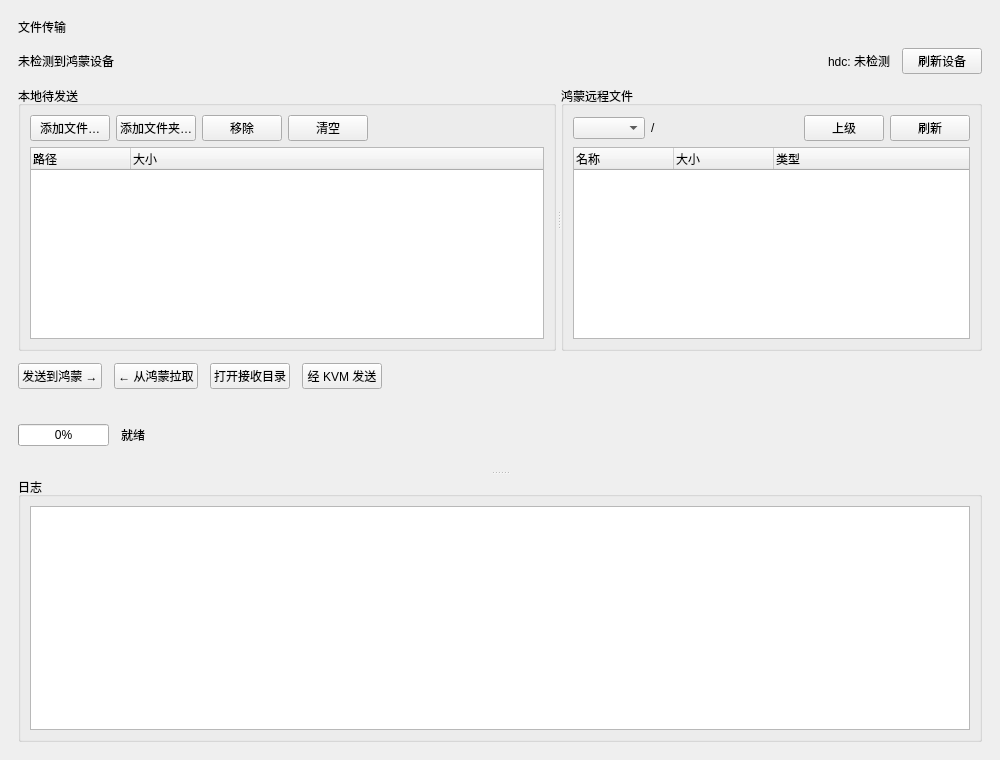
<?xml version="1.0" encoding="UTF-8"?>
<ui version="4.0">
 <class>FileTransferPage</class>
 <widget class="QWidget" name="FileTransferPage">
  <property name="geometry">
   <rect>
    <x>0</x>
    <y>0</y>
    <width>1000</width>
    <height>760</height>
   </rect>
  </property>
  <property name="windowTitle">
   <string>文件传输</string>
  </property>
  <property name="sizePolicy">
   <sizepolicy hsizetype="Expanding" vsizetype="Expanding">
    <horstretch>0</horstretch>
    <verstretch>0</verstretch>
   </sizepolicy>
  </property>
  <layout class="QVBoxLayout" name="pageLayout">
   <property name="spacing"><number>12</number></property>
   <property name="leftMargin"><number>18</number></property>
   <property name="topMargin"><number>18</number></property>
   <property name="rightMargin"><number>18</number></property>
   <property name="bottomMargin"><number>18</number></property>
   <item>
    <widget class="QLabel" name="lblTitle">
     <property name="text">
      <string>文件传输</string>
     </property>
    </widget>
   </item>
   <item>
    <layout class="QHBoxLayout" name="deviceLayout">
     <item>
      <widget class="QLabel" name="lblDevice">
       <property name="text">
        <string>未检测到鸿蒙设备</string>
       </property>
       <property name="textInteractionFlags">
        <set>Qt::TextInteractionFlag::TextSelectableByMouse</set>
       </property>
      </widget>
     </item>
     <item>
      <spacer name="deviceSpacer">
       <property name="orientation">
        <enum>Qt::Orientation::Horizontal</enum>
       </property>
       <property name="sizeHint" stdset="0">
        <size>
         <width>40</width>
         <height>20</height>
        </size>
       </property>
      </spacer>
     </item>
     <item>
      <widget class="QLabel" name="lblHdcPath">
       <property name="text">
        <string>hdc: 未检测</string>
       </property>
       <property name="textInteractionFlags">
        <set>Qt::TextInteractionFlag::TextSelectableByMouse</set>
       </property>
      </widget>
     </item>
     <item>
      <widget class="QPushButton" name="btnRefreshDevice">
       <property name="text">
        <string>刷新设备</string>
       </property>
      </widget>
     </item>
    </layout>
   </item>
   <item>
    <widget class="QSplitter" name="mainSplitter">
     <property name="orientation">
      <enum>Qt::Orientation::Vertical</enum>
     </property>
     <property name="handleWidth">
      <number>8</number>
     </property>
     <property name="childrenCollapsible">
      <bool>false</bool>
     </property>
     <widget class="QWidget" name="listPane">
      <layout class="QVBoxLayout" name="listPaneLayout">
       <property name="spacing"><number>12</number></property>
       <property name="leftMargin"><number>0</number></property>
       <property name="topMargin"><number>0</number></property>
       <property name="rightMargin"><number>0</number></property>
       <property name="bottomMargin"><number>0</number></property>
       <item>
        <widget class="QSplitter" name="splitter">
     <property name="orientation">
      <enum>Qt::Orientation::Horizontal</enum>
     </property>
     <property name="handleWidth"><number>5</number></property>
     <property name="childrenCollapsible"><bool>false</bool></property>
     <widget class="QGroupBox" name="groupLocal">
      <property name="sizePolicy">
       <sizepolicy hsizetype="Expanding" vsizetype="Expanding">
        <horstretch>1</horstretch>
        <verstretch>0</verstretch>
       </sizepolicy>
      </property>
      <property name="title">
       <string>本地待发送</string>
      </property>
      <layout class="QVBoxLayout" name="localLayout">
       <item>
        <layout class="QHBoxLayout" name="localButtonLayout">
         <item>
          <widget class="QPushButton" name="btnAddFiles">
           <property name="text">
            <string>添加文件…</string>
           </property>
          </widget>
         </item>
         <item>
          <widget class="QPushButton" name="btnAddFolder">
           <property name="text">
            <string>添加文件夹…</string>
           </property>
          </widget>
         </item>
         <item>
          <widget class="QPushButton" name="btnRemoveSelected">
           <property name="text">
            <string>移除</string>
           </property>
          </widget>
         </item>
         <item>
          <widget class="QPushButton" name="btnClearList">
           <property name="text">
            <string>清空</string>
           </property>
          </widget>
         </item>
         <item>
          <spacer name="localButtonSpacer">
           <property name="orientation">
            <enum>Qt::Orientation::Horizontal</enum>
           </property>
           <property name="sizeHint" stdset="0">
            <size>
             <width>20</width>
             <height>20</height>
            </size>
           </property>
          </spacer>
         </item>
        </layout>
       </item>
       <item>
        <widget class="QTreeWidget" name="listLocal">
         <property name="alternatingRowColors">
          <bool>true</bool>
         </property>
         <property name="selectionMode">
          <enum>QAbstractItemView::SelectionMode::ExtendedSelection</enum>
         </property>
         <property name="rootIsDecorated">
          <bool>false</bool>
         </property>
         <property name="uniformRowHeights">
          <bool>true</bool>
         </property>
         <column>
          <property name="text">
           <string>路径</string>
          </property>
         </column>
         <column>
          <property name="text">
           <string>大小</string>
          </property>
         </column>
        </widget>
       </item>
      </layout>
     </widget>
     <widget class="QGroupBox" name="groupRemote">
      <property name="sizePolicy">
       <sizepolicy hsizetype="Expanding" vsizetype="Expanding">
        <horstretch>1</horstretch>
        <verstretch>0</verstretch>
       </sizepolicy>
      </property>
      <property name="title">
       <string>鸿蒙远程文件</string>
      </property>
      <layout class="QVBoxLayout" name="remoteLayout">
       <item>
        <layout class="QHBoxLayout" name="remoteToolbarLayout">
         <item>
          <widget class="QComboBox" name="cbRemoteRoot">
           <property name="sizeAdjustPolicy">
            <enum>QComboBox::SizeAdjustPolicy::AdjustToContents</enum>
           </property>
          </widget>
         </item>
         <item>
          <widget class="QLabel" name="lblRemotePath">
           <property name="text">
            <string>/</string>
           </property>
           <property name="textInteractionFlags">
            <set>Qt::TextInteractionFlag::TextSelectableByMouse</set>
           </property>
          </widget>
         </item>
         <item>
          <spacer name="remoteToolbarSpacer">
           <property name="orientation">
            <enum>Qt::Orientation::Horizontal</enum>
           </property>
           <property name="sizeHint" stdset="0">
            <size>
             <width>20</width>
             <height>20</height>
            </size>
           </property>
          </spacer>
         </item>
         <item>
          <widget class="QPushButton" name="btnRemoteUp">
           <property name="text">
            <string>上级</string>
           </property>
          </widget>
         </item>
         <item>
          <widget class="QPushButton" name="btnRemoteRefresh">
           <property name="text">
            <string>刷新</string>
           </property>
          </widget>
         </item>
        </layout>
       </item>
       <item>
        <widget class="QTreeWidget" name="treeRemote">
         <property name="alternatingRowColors">
          <bool>true</bool>
         </property>
         <property name="selectionMode">
          <enum>QAbstractItemView::SelectionMode::ExtendedSelection</enum>
         </property>
         <property name="rootIsDecorated">
          <bool>false</bool>
         </property>
         <property name="uniformRowHeights">
          <bool>true</bool>
         </property>
         <column>
          <property name="text">
           <string>名称</string>
          </property>
         </column>
         <column>
          <property name="text">
           <string>大小</string>
          </property>
         </column>
         <column>
          <property name="text">
           <string>类型</string>
          </property>
         </column>
        </widget>
       </item>
      </layout>
     </widget>
    </widget>
   </item>
   <item>
    <layout class="QHBoxLayout" name="actionLayout">
     <item>
      <widget class="QPushButton" name="btnSend">
       <property name="text">
        <string>发送到鸿蒙 →</string>
       </property>
      </widget>
     </item>
     <item>
      <widget class="QPushButton" name="btnPull">
       <property name="text">
        <string>← 从鸿蒙拉取</string>
       </property>
      </widget>
     </item>
     <item>
      <widget class="QPushButton" name="btnOpenPullDir">
       <property name="text">
        <string>打开接收目录</string>
       </property>
      </widget>
     </item>
     <item>
      <widget class="QPushButton" name="btnSendViaKvm">
       <property name="toolTip">
        <string>通过 KVM 通道把所选文件发送到已连接客户端</string>
       </property>
       <property name="text">
        <string>经 KVM 发送</string>
       </property>
      </widget>
     </item>
     <item>
      <spacer name="actionSpacer">
       <property name="orientation">
        <enum>Qt::Orientation::Horizontal</enum>
       </property>
       <property name="sizeHint" stdset="0">
        <size>
         <width>40</width>
         <height>20</height>
        </size>
       </property>
      </spacer>
     </item>
    </layout>
   </item>
   <item>
    <layout class="QHBoxLayout" name="progressLayout">
     <item>
      <widget class="QProgressBar" name="progressBar">
       <property name="value">
        <number>0</number>
       </property>
       <property name="textVisible">
        <bool>true</bool>
       </property>
      </widget>
     </item>
     <item>
      <widget class="QLabel" name="lblProgress">
       <property name="sizePolicy">
        <sizepolicy hsizetype="Preferred" vsizetype="Preferred">
         <horstretch>1</horstretch>
         <verstretch>0</verstretch>
        </sizepolicy>
       </property>
       <property name="text">
        <string>就绪</string>
       </property>
       <property name="textInteractionFlags">
        <set>Qt::TextInteractionFlag::TextSelectableByMouse</set>
       </property>
      </widget>
     </item>
    </layout>
   </item>
      </layout>
     </widget>
     <widget class="QGroupBox" name="groupLog">
     <property name="title">
      <string>日志</string>
     </property>
     <layout class="QVBoxLayout" name="logLayout">
      <item>
       <widget class="QPlainTextEdit" name="textLog">
        <property name="minimumSize">
         <size>
          <width>0</width>
          <height>64</height>
         </size>
        </property>
        <property name="readOnly">
         <bool>true</bool>
        </property>
        <property name="lineWrapMode">
         <enum>QPlainTextEdit::LineWrapMode::NoWrap</enum>
        </property>
       </widget>
      </item>
     </layout>
    </widget>
    </widget>
   </item>
  </layout>
 </widget>
 <resources/>
 <connections/>
</ui>
